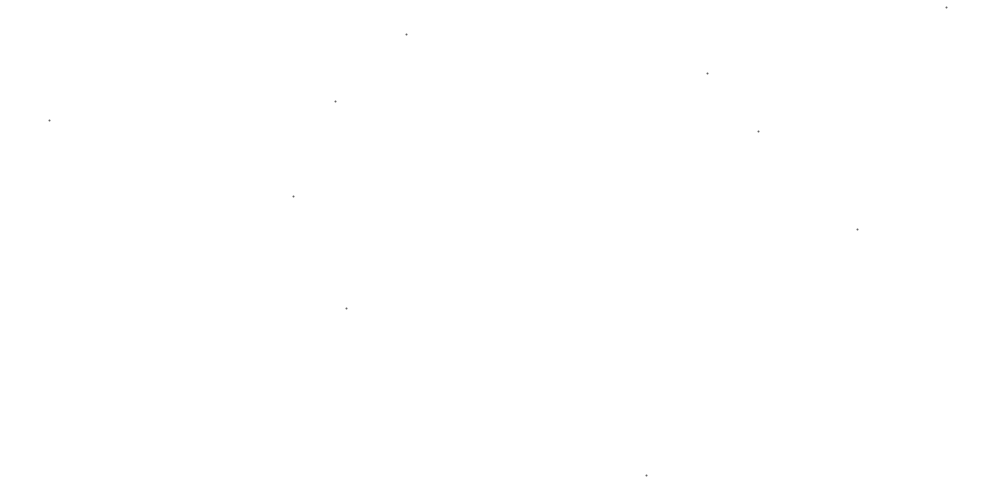
Frame 1 (no input)
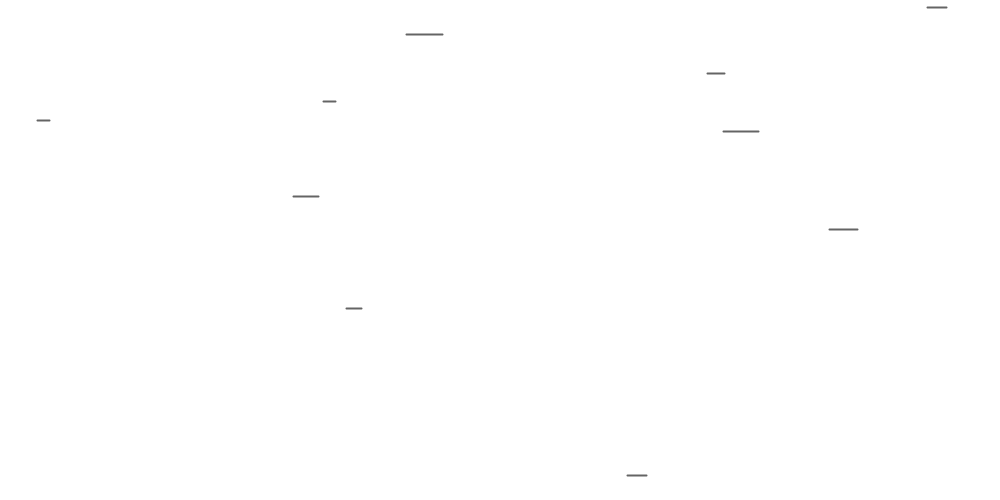
Frame 60 (the mouse pressed at the canvas centre just before this capture)
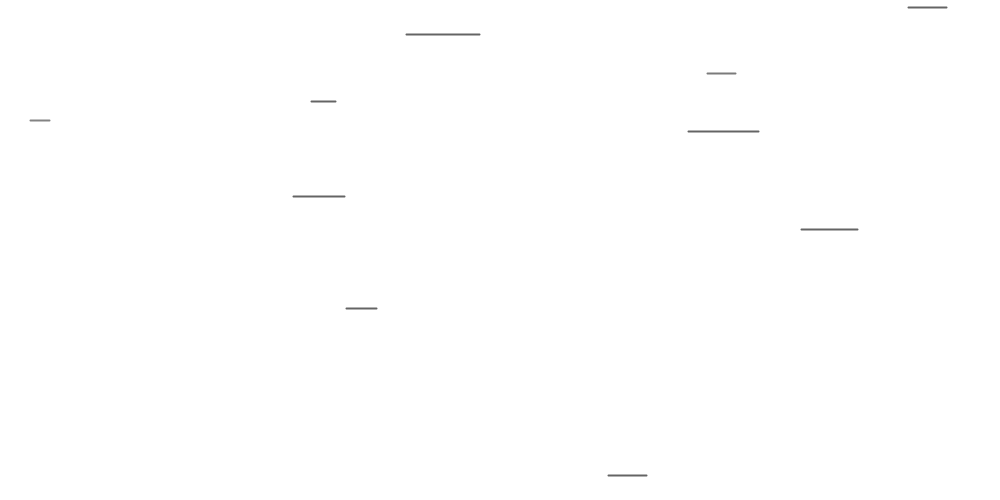
Frame 120 (the mouse held since frame 60 and released just before this capture)

The Processing sketch that drew these frames (run headless with seeded random() and noise(); from frame 60 on, the mouse is pressed at the canvas centre):

// Processing sketch: linesPlay
// ── linesPlay.pde


int lineNumber=10;
HorizontalLine horizontalLine[]=new HorizontalLine[lineNumber];
void setup(){
size(1000,500);

for (int x=0; x<horizontalLine.length;x++){
horizontalLine[x]=new HorizontalLine(2);
}

}

void draw(){
background(255);

for(int i=0;i<horizontalLine.length;i++){ 
horizontalLine[i].drawLine();
}





}
// ── linesclass.pde
class HorizontalLine {
  float x1, y, x2, x3, varb, lineSpeed;
  int num=1;
  float line_Color=100;

  boolean lineState=false;


  HorizontalLine(int lineWeight) {

    int line_Weight=lineWeight;


    strokeWeight(line_Weight);
    stroke(line_Color);

    x1=random(width);
    x3=random(width);
    y=random(height);
    lineSpeed=random(0.2, .7);
    if ( x1<x3) {
      x2=x1;
      num=0;
    } else if (x1>x3) {
      x2=x1;
      num=1;
    }
  }

  void updateInfo() {
    line_Color=100;
    stroke(line_Color);
    x1=random(width);
    x3=random(width);
    y=random(height);
    lineSpeed=random(0.2, .7);
    if ( x1<x3) {
      x2=x1;
      num=0;
    } else if (x1>x3) {
      x2=x1;
      num=1;
    }
  }

  void drawLine() {


    switch(num) {
    case 0:

      stroke(line_Color);
      line(x1, y, x2, y);

      x2=x2+lineSpeed;
      if (x2>x3) {
        x2=x3;
        if (line_Color<=255) {
          line_Color++;
          stroke(line_Color);
          if (line_Color>=255) {
            
            updateInfo();
          }
        }
      }

      break;

    case 1:
      stroke(line_Color);
      line(x1, y, x2, y);

      x2=x2-lineSpeed;
      if (x2<x3) {
        x2=x3;
        if (line_Color<=255) {
          line_Color++;
          stroke(line_Color);
          if (line_Color>=255) {
            
            updateInfo();
          }
        }
      }

      break;

    case 2:
      break;
    }
  }
}
// ── mouseFunctionClass.pde
class MouseFunction{
 float x1, y1, x2, y2,xRange,xRange2,yRange,yRange2;
  float x;
  float y;
  float lineColor;
  int num;
  
  MouseFunction(){
     
  //lineColor=0;

  }

void mouseFunctionUpdate(float XmouseX,float YmouseY){
     x=XmouseX;
  y=YmouseY;
 //stroke(0, 200);
 lineColor=0;
 xRange=random(x-100,x);
  xRange2=random(x,x+100);  
  yRange=random(y-50,y);  
  yRange2=random(y,y+100); 
  x1=x;
  x2=x;
  y1=y;
  y2=y;
 // line(x1, y, x2, y);
num=(int)random(0,3);
}


void drawline(){
  
pushStyle();
   
   x1=(x1>=xRange)?x1-1:x1;
  x2=(x2<=xRange2)?x2+1:x2;
  y1=(y1>=yRange)?y1-1:y1;
  y2=(y2<=yRange2)?y2+1:y2;
  
  
  //line(x, y1, x, y+y2);

  
  //if (lineColor<=255) {
  //    lineColor++;
  //    stroke(lineColor);
  //   line(x1, y, x2, y);
  //   line(x,y1,x,y2);
  //  }
  
  
  
  switch (num){
  case 0:
  
    if (lineColor<=255) {
      lineColor++;
      stroke(lineColor);
     line(x1, y, x2, y);
     line(x,y1,x,y2);
    }
  
  break;
  
  case 1:
    if (lineColor<=255) {
      lineColor++;
      stroke(lineColor);
     line(x1, y, x2, y);
  
    }
  break;
  
  case 2:
    if (lineColor<=255) {
      lineColor++;
      stroke(lineColor);
   
     line(x,y1,x,y2);
    }
  break;
  
  
  
  
  }

  
  
  
popStyle();
}
}
// ── verticallinesclass.pde
class VerticalLine {
  float y1, x, y2, y3, varb, lineSpeed;
  int num=1;
  float line_Color=100;

  boolean lineState=false;


  VerticalLine(int lineWeight) {

    int line_Weight=lineWeight;


    strokeWeight(line_Weight);
    stroke(line_Color);

    y1=random(height);
    y3=random(height);
    x=random(width);
    lineSpeed=random(0.2, .7);
    if ( y1<y3) {
      y2=y1;
      num=0;
    } else if (y1>y3) {
      y2=y1;
      num=1;
    }
  }

  void updateInfo() {
    line_Color=100;
    stroke(line_Color);
    y1=random(height);
    y3=random(height);
    x=random(width);
    lineSpeed=random(0.2, .7);
    if ( y1<y3) {
      y2=y1;
      num=0;
    } else if (y1>y3) {
      y2=y1;
      num=1;
    }
  }

  void drawLine() {


    switch(num) {
    case 0:

      stroke(line_Color);
      line(x, y1, x, y2);

      y2=y2+lineSpeed;
      if (y2>y3) {
        y2=y3;
        if (line_Color<=255) {
          line_Color++;
          stroke(line_Color);
          if (line_Color>=255) {
            
            updateInfo();
          }
        }
      }

      break;

    case 1:
      stroke(line_Color);
      line(x, y1, x, y2);

      y2=y2-lineSpeed;
      if (y2<y3) {
        y2=y3;
        if (line_Color<=255) {
          line_Color++;
          stroke(line_Color);
          if (line_Color>=255) {
            
            updateInfo();
          }
        }
      }

      break;

    case 2:
      break;
    }
  }
}
